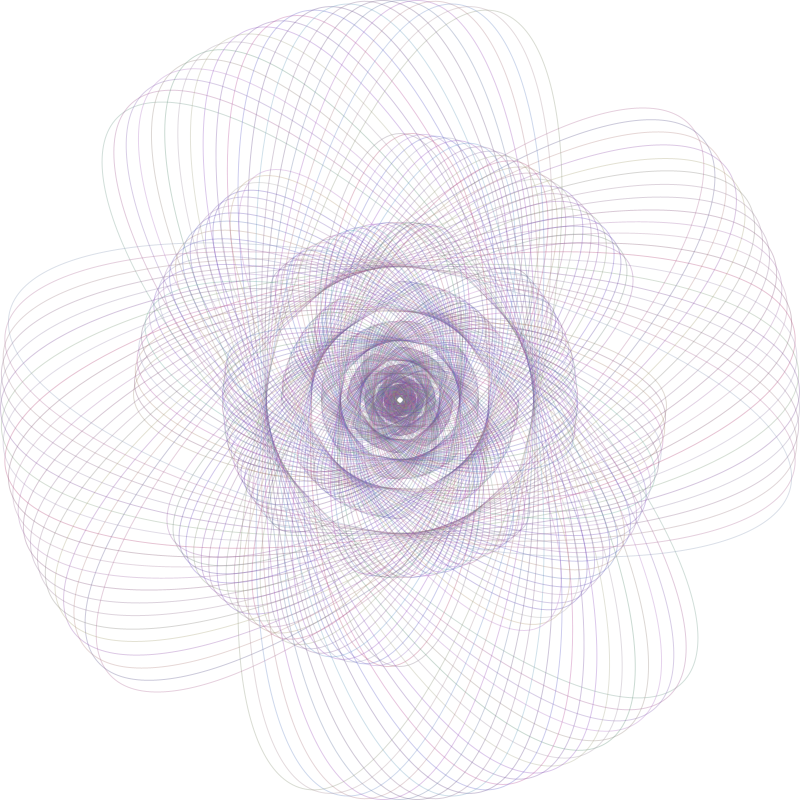
Frame 1 (no input)
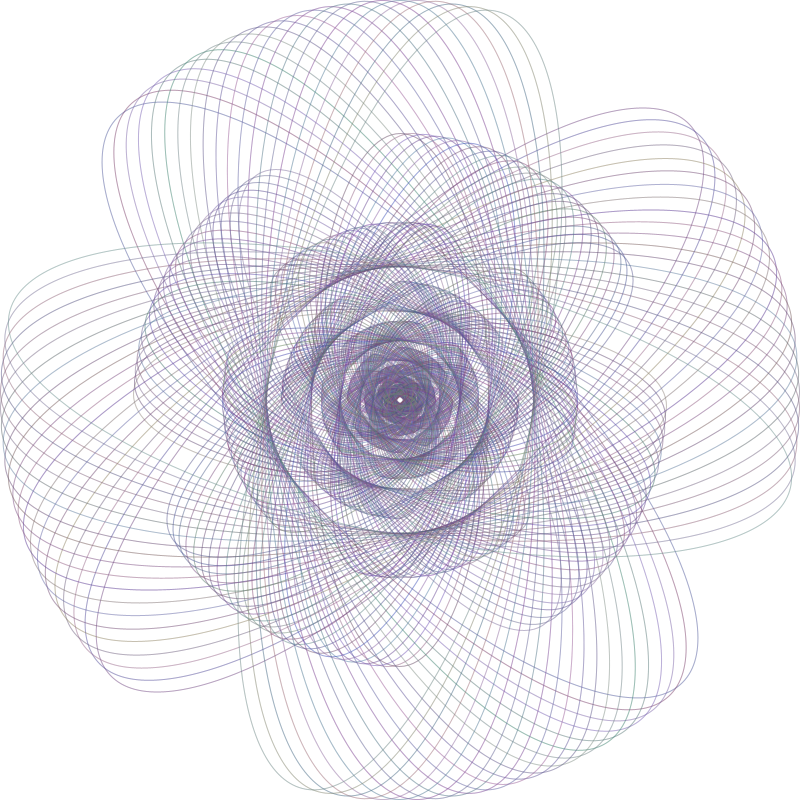
Frame 2 (the mouse pressed at the canvas centre, redrawn once)

The Processing sketch that drew these frames (run headless with seeded random() and noise(); the mouse was pressed at the canvas centre and the sketch redrawn once):

// Processing sketch: processing_31278
// ── processing_31278.pde

void setup()
{
  size(800,800);
  background(255);
  noLoop();
}
  
void draw()
{
  //strokeWeight(2);
  stroke(0);
 // fill(0,5);
  noFill();

  float a;
  int b = 0;
  rectMode(CENTER);
  translate(width/2,height/2);
  int c = 10;
  float x = 0;
  float rot = 128;
  float r = PI/rot;
  float dif = 50;
  float rd = random(50+dif,205-dif);
  float gr = random(50+dif,205-dif);
  float bl = random(50+dif,205-dif); 
  float rrd;
  float rgr;
  float rbl;
  int opacity = 0;
  float e;
  stroke(0,60);
  
while(x<rot/3)
  {
    b = 0;
    a = 800;
    e = 800;
    
    while(b<c)
    {

      rrd = random(rd-dif,rd+dif);
      rgr = random(gr-dif,gr+dif);
      rbl = random(bl-dif,bl+dif);
      
      fill(rrd,rgr,rbl,opacity);
      stroke(rrd,rgr,rbl,80);
     
      rotate((PI/4));
      ellipse(0,0,e,e/3);
      e = e/1.5;
      /*
      rotate((PI/4));
      rect(0,0,a,a);
      a = (sqrt(a*a+a*a))/2;
      */
      fill(255-rd,255-gr,255-bl,opacity);
   //   stroke(255-rd,255-gr,255-bl);
      
  //    rotate((PI/4));
  //    rect(a,a,a,a);
  //    a = (sqrt(a*a+a*a))/2;
      
      b=b+1;
    }
    strokeWeight(1);
    rotate(r);
    x = x+1;
  /*  
    b = 0;
    a = 800;

    rd=random(255);
    gr=random(255);
    bl=random(255);

    while(b<c)
    {

      fill(rd,gr,bl,opacity);
   //   stroke(rd,gr,bl);
      
      rotate((PI/4));
      rect(0,0,a,a);
      a = (sqrt(a*a+a*a))/2;
      
      fill(255-rd,255-gr,255-bl,opacity);
   //   stroke(255-rd,255-gr,255-bl);
      
  //    rotate((PI/4));
  //    rect(a,a,a,a);
  //    a = (sqrt(a*a+a*a))/2;
      
      b=b+1;
    }
    strokeWeight(1);
    rotate(r);
 //   rotate(r);
    x = x+1;
    */
  }
  
}
